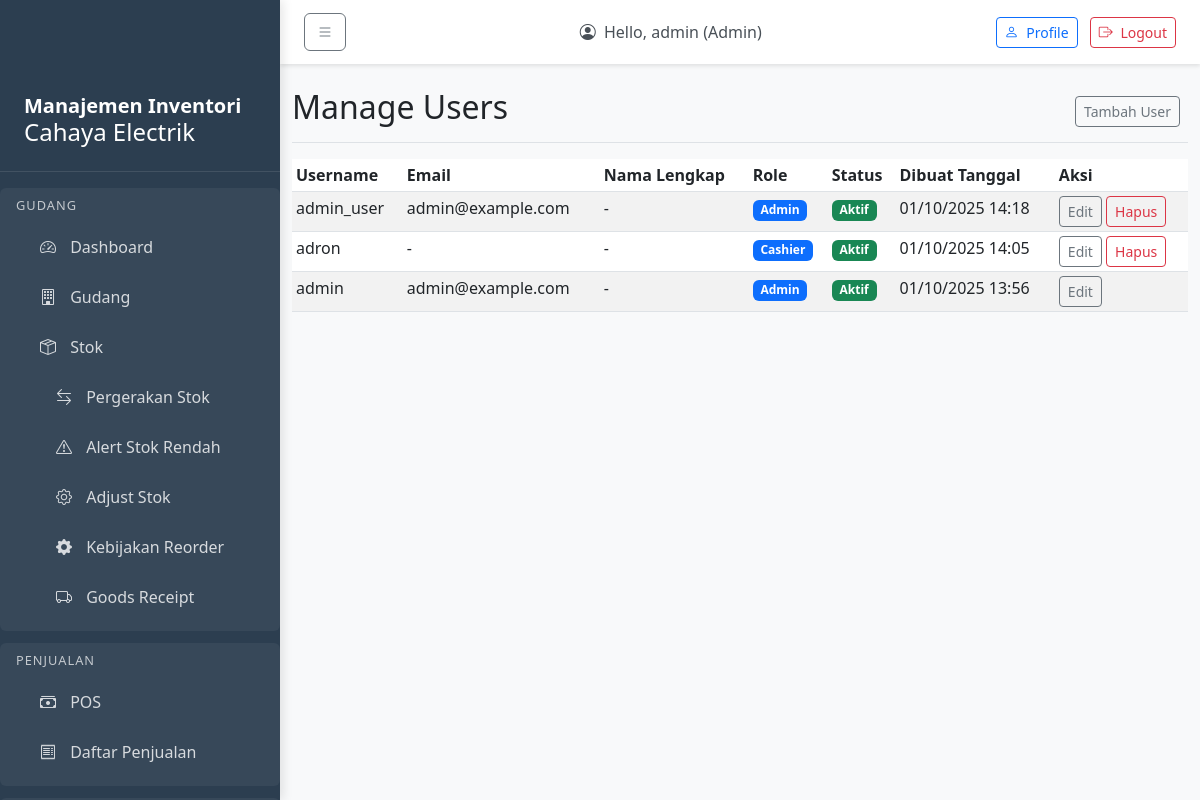
/accounts/users/ (signed in), run on an earlier commit of the app's database.
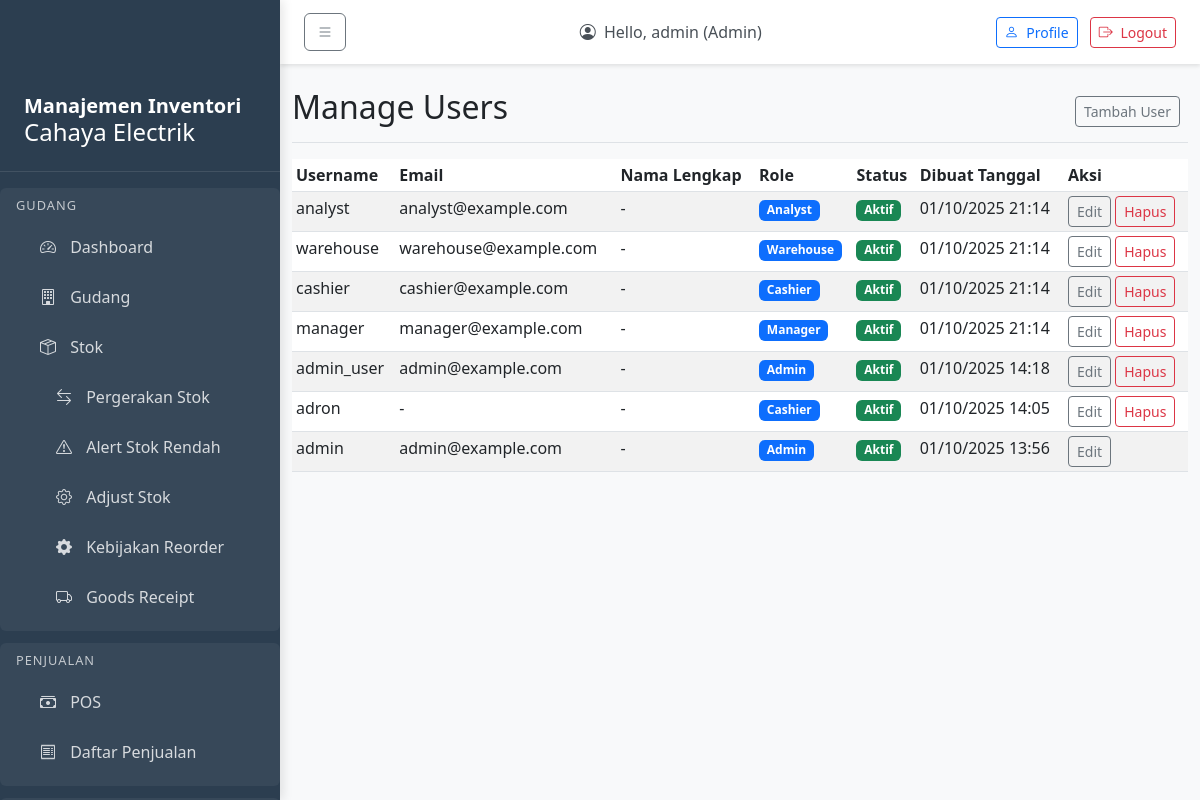
And on a later commit of the database.
### accounts/models.py (models this page shows, shortened)
class User(AbstractUser):
    ROLE_CHOICES = [
        ('admin', 'Admin'),
        ('manager', 'Manager'),
        ('warehouse', 'Warehouse'),
        ('cashier', 'Cashier'),
        ('analyst', 'Analyst'),
    ]
    role = models.CharField(max_length=20, choices=ROLE_CHOICES, default='cashier')
    created_at = models.DateTimeField(auto_now_add=True)
    updated_at = models.DateTimeField(auto_now=True)
    groups = models.ManyToManyField(
        'auth.Group',
        related_name='custom_user_set',
        blank=True,
    )
    user_permissions = models.ManyToManyField(
        'auth.Permission',
        related_name='custom_user_set',
        blank=True,
    )

### accounts/views.py (the view)
# urls.py: path('users/', views.user_list, name='user_list'),
@login_required
def user_list(request):
    if request.user.role != 'admin':
        raise PermissionDenied("Anda tidak memiliki akses ke fitur ini.")
    users = User.objects.all().order_by('-date_joined')
    return render(request, 'accounts/user_list.html', {'users': users})

### templates/accounts/user_list.html (shortened to what this page needs)
{% extends 'base.html' %}
{% block content %}
<div class="d-flex justify-content-between flex-wrap flex-md-nowrap align-items-center pt-3 pb-2 mb-3 border-bottom">
    <h1 class="h2">Manage Users</h1>
    <div class="btn-toolbar mb-2 mb-md-0">
        <div class="btn-group me-2">
            <a href="{% url 'accounts:user_create' %}" class="btn btn-sm btn-outline-secondary">Tambah User</a>
        </div>
    </div>
</div>
<div class="table-responsive">
    <table class="table table-striped table-sm">
        <thead>
            <tr>
                <th>Username</th>
                <th>Email</th>
                <th>Nama Lengkap</th>
                <th>Role</th>
                <th>Status</th>
                <th>Dibuat Tanggal</th>
                <th>Aksi</th>
            </tr>
        </thead>
        <tbody>
            {% for user in users %}
            <tr>
                <td>{{ user.username }}</td>
                <td>{{ user.email|default:"-" }}</td>
                <td>{{ user.get_full_name|default:"-" }}</td>
                <td>
                    <span class="badge bg-primary">{{ user.get_role_display }}</span>
                </td>
                <td>
                    {% if user.is_active %}
                        <span class="badge bg-success">Aktif</span>
                    {% else %}
                        <span class="badge bg-secondary">Tidak Aktif</span>
                    {% endif %}
                </td>
                <td>{{ user.date_joined|date:"d/m/Y H:i" }}</td>
                <td>
                    <a href="{% url 'accounts:user_update' user.id %}" class="btn btn-sm btn-outline-secondary">Edit</a>
                    {% if user != request.user %}
                        <a href="{% url 'accounts:user_delete' user.id %}" class="btn btn-sm btn-outline-danger">Hapus</a>
                    {% endif %}
                </td>
            </tr>
            {% empty %}
            <tr>
                <td colspan="7">Tidak ada users</td>
            </tr>
            {% endfor %}
        </tbody>
    </table>
</div>
{% endblock %}

### templates/base.html (shortened to what this page needs)
<!DOCTYPE html>
<html lang="en">
<head>
    <link href="https://cdn.jsdelivr.net/npm/bootstrap@5.3.0-alpha1/dist/css/bootstrap.min.css" rel="stylesheet">
    <link rel="stylesheet" href="https://cdn.jsdelivr.net/npm/bootstrap-icons@1.10.0/font/bootstrap-icons.css">
</head>
<body>
    <div class="sidebar" id="sidebar">
        <div class="sidebar-header">
            <h5></i>Manajemen Inventori</h5>
            <h4></i>Cahaya Electrik</h4>
        </div>
        {% if user.is_authenticated %}
        {% if user.role == 'warehouse' or user.role == 'manager' or user.role == 'admin' %}
            <div class="menu-section">
                <div class="menu-section-title">Gudang</div>
                <a href="{% url 'summary:dashboard' %}" class="nav-link {% if request.resolver_match.url_name == 'dashboard' %}active{% endif %}">
                    <i class="bi bi-speedometer2"></i> Dashboard
                </a>
                <a href="{% url 'inventory:warehouse_list' %}" class="nav-link {% if 'warehouse' in request.resolver_match.url_name %}active{% endif %}">
                    <i class="bi bi-building"></i> Gudang
                </a>
                <a href="{% url 'inventory:stock_list' %}" class="nav-link {% if 'stock' in request.resolver_match.url_name %}active{% endif %}">
                    <i class="bi bi-box-seam"></i> Stok
                </a>
                <a href="{% url 'inventory:stock_movement_list' %}" class="nav-link section-item {% if 'stock_movement' in request.resolver_match.url_name %}active{% endif %}">
                    <i class="bi bi-arrow-left-right"></i> Pergerakan Stok
                </a>
                <a href="{% url 'inventory:low_stock_alerts' %}" class="nav-link section-item {% if 'low_stock' in request.resolver_match.url_name %}active{% endif %}">
                    <i class="bi bi-exclamation-triangle"></i> Alert Stok Rendah
                </a>
                <a href="{% url 'inventory:stock_adjustment' %}" class="nav-link section-item {% if 'stock_adjustment' in request.resolver_match.url_name %}active{% endif %}">
                    <i class="bi bi-gear"></i> Adjust Stok
                </a>
                <a href="{% url 'inventory:reorder_policy_list' %}" class="nav-link section-item {% if 'reorder_policy' in request.resolver_match.url_name %}active{% endif %}">
                    <i class="bi bi-gear-fill"></i> Kebijakan Reorder
                </a>
                <a href="{% url 'purchases:goods_receipt_list' %}" class="nav-link section-item {% if 'goods_receipt' in request.resolver_match.url_name %}active{% endif %}">
                    <i class="bi bi-truck"></i> Goods Receipt
                </a>
            </div>
        {% endif %}
        {% if user.role == 'cashier' or user.role == 'manager' or user.role == 'admin' %}
            <div class="menu-section">
                <div class="menu-section-title">Penjualan</div>
                <a href="{% url 'sales:pos' %}" class="nav-link {% if 'pos' in request.resolver_match.url_name %}active{% endif %}">
                    <i class="bi bi-cash-stack"></i> POS
                </a>
                <a href="{% url 'sales:sale_list' %}" class="nav-link {% if 'sale' in request.resolver_match.url_name %}active{% endif %}">
                    <i class="bi bi-receipt"></i> Daftar Penjualan
                </a>
            </div>
        {% endif %}
        {% endif %}
    </div>
    <nav class="top-navbar">
        <div class="d-flex justify-content-between align-items-center">
            <button class="btn btn-outline-secondary me-3" id="sidebarToggle">
                <i class="bi bi-list"></i>
            </button>
            <div class="navbar-text text-dark me-3">
                <i class="bi bi-person-circle me-1"></i>
                Hello, {{ user.username }} ({{ user.get_role_display }})
            </div>
            <div>
                <a class="btn btn-outline-primary btn-sm me-2" href="{% url 'accounts:profile' %}">
                    <i class="bi bi-person me-1"></i> Profile
                </a>
                <a class="btn btn-outline-danger btn-sm" href="{% url 'accounts:logout' %}">
                    <i class="bi bi-box-arrow-right me-1"></i> Logout
                </a>
            </div>
        </div>
    </nav>
    <div class="main-content">
        <div class="container-fluid mt-5 pt-4">
            <div class="row">
                <div class="col-12">
                    {% block content %}
                    {% endblock %}
                </div>
            </div>
        </div>
    </div>
</body>
</html>

### templates/base.html (style rules this page uses)
body { overflow-x: hidden; background-color: #f8f9fa; }
.sidebar { width: 280px; min-width: 280px; position: fixed; top: 0; left: 0; height: 100vh; z-index: 100; padding-top: 70px; background-color: #2c3e50; color: white; transition: all 0.3s; box-shadow: 3px 0 10px rgba(0,0,0,0.1); overflow-y: auto; }
.sidebar .nav-link { color: rgba(255, 255, 255, 0.8); padding: 0.75rem 1.5rem; margin: 0.125rem 0; border-radius: 0.375rem; transition: all 0.2s; }
.sidebar .nav-link i { margin-right: 10px; width: 20px; text-align: center; }
.main-content { margin-left: 280px; padding: 0; }
.top-navbar { position: fixed; top: 0; left: 280px; right: 0; z-index: 90; background-color: white; padding: 0.75rem 1.5rem; box-shadow: 0 2px 4px rgba(0,0,0,0.1); }
.top-navbar .navbar-text { color: #495057 !important; }
.sidebar-header { padding: 1.5rem 1.5rem 1rem; border-bottom: 1px solid rgba(255,255,255,0.1); margin-bottom: 1rem; }
.sidebar-header h5 { margin: 0; font-weight: 600; }
.menu-section { padding: 0.5rem 1rem; margin: 0.75rem 0; border-radius: 0.375rem; background-color: rgba(255,255,255,0.05); }
.menu-section-title { font-size: 0.8rem; text-transform: uppercase; letter-spacing: 1px; margin-bottom: 0.5rem; color: rgba(255,255,255,0.7); }
.section-item { padding-left: 2.5rem !important; }

What changed in the data, as far as the page shows it:
added User: username "analyst", email "analyst@example.com", get_full_name "-", role "Analyst", is_active "Aktif", date_joined "01/10/2025 21:14", shows "Hapus"
added User: username "warehouse", email "warehouse@example.com", get_full_name "-", role "Warehouse", is_active "Aktif", date_joined "01/10/2025 21:14", shows "Hapus"
added User: username "cashier", email "cashier@example.com", get_full_name "-", role "Cashier", is_active "Aktif", date_joined "01/10/2025 21:14", shows "Hapus"
added User: username "manager", email "manager@example.com", get_full_name "-", role "Manager", is_active "Aktif", date_joined "01/10/2025 21:14", shows "Hapus"
